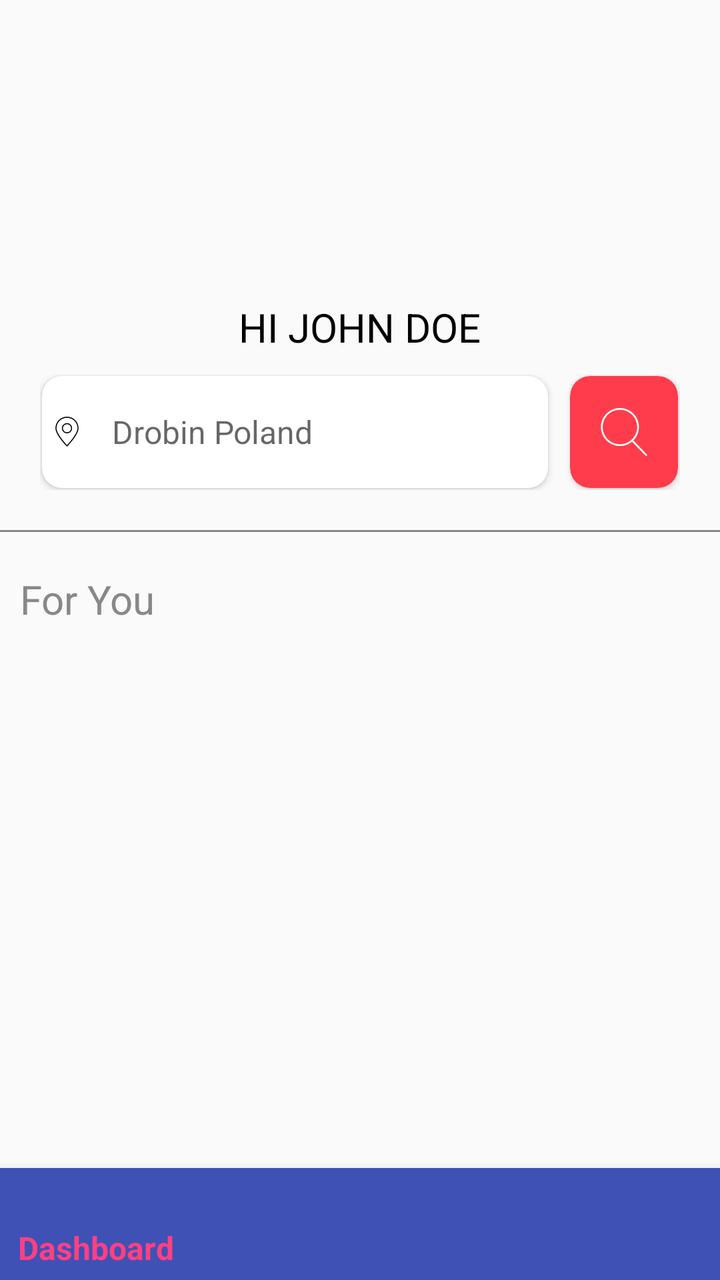
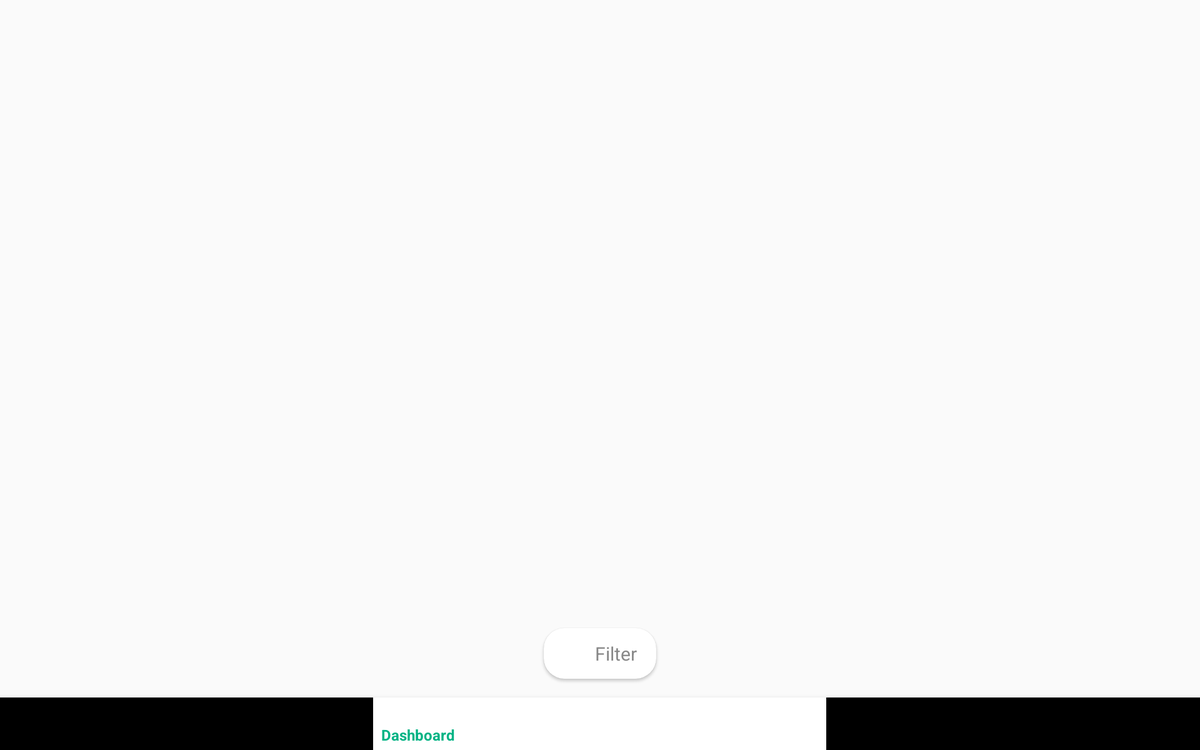

Two renders of one Android screen. The first uses the default layout on a phone; the second uses the alternative layout the repository ships for a different screen configuration, on a matching device. The two XML files are below.
<!-- AndroidManifest.xml: application theme AppTheme -->
<!-- res/layout/activity_dashboard.xml -->
<?xml version="1.0" encoding="utf-8"?>
<RelativeLayout xmlns:android="http://schemas.android.com/apk/res/android"
    android:layout_width="match_parent"
    android:layout_height="match_parent"
    xmlns:card_view="http://schemas.android.com/apk/res-auto"
    xmlns:app="http://schemas.android.com/apk/res-auto"
    xmlns:tools="http://schemas.android.com/tools">

    <ImageView
        android:id="@+id/img_profile"
        android:layout_marginTop="60dp"
        android:layout_width="80dp"
        android:layout_height="80dp"
        android:layout_centerHorizontal="true"/>

    <TextView
        android:id="@+id/tv_name"
        android:layout_marginTop="10dp"
        android:layout_centerHorizontal="true"
        android:layout_below="@+id/img_profile"
        android:layout_width="wrap_content"
        android:layout_height="wrap_content"
        android:text="Hi John Doe"
        android:textAllCaps="true"
        android:textColor="@color/colorBlack"
        android:textSize="20sp"/>

    <RelativeLayout
        android:id="@+id/RRSearch"
        android:layout_marginTop="10dp"
        android:layout_below="@+id/tv_name"
        android:layout_width="match_parent"
        android:layout_height="58dp"
        android:layout_marginLeft="20dp"
        android:layout_marginRight="20dp">

        <android.support.v7.widget.CardView
            android:layout_margin="1dp"
            android:id="@+id/card_view_search"
            android:layout_width="54dp"
            android:layout_height="match_parent"
            android:layout_alignParentRight="true"
            android:elevation="3dp"
            card_view:cardCornerRadius="10dp"
            card_view:cardBackgroundColor="@color/colorRed"
            card_view:contentPadding="15dp">

            <ImageView
                android:src="@drawable/ic_search_dashboard"
                android:layout_width="match_parent"
                android:layout_height="match_parent" />

        </android.support.v7.widget.CardView>


        <android.support.v7.widget.CardView
            android:layout_marginTop="1dp"
            android:layout_marginBottom="1dp"
            android:layout_marginLeft="1dp"
            android:layout_marginRight="10dp"
            android:layout_toLeftOf="@+id/card_view_search"
            android:layout_width="match_parent"
            android:layout_height="match_parent"
            android:elevation="3dp"
            card_view:cardCornerRadius="10dp"
            >

            <RelativeLayout
                android:layout_width="match_parent"
                android:layout_height="match_parent">

                <EditText
                    android:id="@+id/edt_search"
                    android:background="@android:color/transparent"
                    android:hint="Drobin Poland"
                    android:paddingLeft="35dp"
                    android:layout_width="match_parent"
                    android:layout_height="match_parent" />

                <ImageView
                    android:layout_marginLeft="5dp"
                    android:src="@drawable/ic_blank_map_pointer_dashbord"
                    android:layout_centerVertical="true"
                    android:layout_width="15dp"
                    android:layout_height="15dp" />

            </RelativeLayout>

        </android.support.v7.widget.CardView>
    </RelativeLayout>



    <View
        android:id="@+id/view_horizontal_line"
        android:layout_marginTop="20dp"
        android:layout_below="@+id/RRSearch"
        android:layout_width="match_parent"
        android:layout_height="1dp"
        android:background="@color/colorGray"/>


    <TextView
        android:layout_marginLeft="10dp"
        android:layout_marginTop="20dp"
        android:layout_below="@+id/view_horizontal_line"
        android:text="For You"
        android:textColor="@color/colorGray"
        android:textSize="20sp"
        android:layout_width="wrap_content"
        android:layout_height="wrap_content" />


    <android.support.design.widget.BottomNavigationView
        android:id="@+id/navigation"
        android:layout_width="match_parent"
        android:layout_height="56dp"
        android:layout_gravity="start"
        app:menu="@menu/dashboard_navigation_items"
        tools:layout_editor_absoluteY="0dp"
        tools:layout_editor_absoluteX="8dp"
        android:layout_alignParentBottom="true"
        app:layout_scrollFlags="scroll|enterAlways|snap"
        app:itemBackground="@color/colorPrimary"
        app:itemIconTint="@color/colorAccent"
        app:itemTextColor="@color/colorAccent"
        />

</RelativeLayout>
<!-- resources referenced by this layout -->
<resources>
  <color name="colorAccent">#FF4081</color>
  <color name="colorBlack">#000000</color>
  <color name="colorGray">#ff888888</color>
  <color name="colorPrimary">#3F51B5</color>
  <color name="colorRed">#ffFF3C4B</color>
  <!-- drawable ic_blank_map_pointer_dashbord (drawable) -->
  <vector android:height="24dp" android:viewportHeight="325.469"
      android:viewportWidth="325.469" android:width="24dp" xmlns:android="http://schemas.android.com/apk/res/android">
      <path android:fillColor="#030303" android:pathData="M162.7,325.5l-13.3,-14.1c-18.7,-19.9 -112.3,-122.6 -112.3,-185.8C37.2,56.3 93.5,0 162.7,0c69.2,0 125.5,56.3 125.5,125.5c0,64.6 -100.8,173.6 -112.3,185.8L162.7,325.5zM162.7,11.7c-62.8,0 -113.8,51.1 -113.8,113.8c0,60.1 97.9,165.9 109.1,177.8l4.8,5.1l4.8,-5.1c40.5,-43.1 109.1,-129 109.1,-177.8C276.6,62.8 225.5,11.7 162.7,11.7z"/>
      <path android:fillColor="#030303" android:pathData="M162.7,180.9c-30.5,0 -55.4,-24.8 -55.4,-55.4c0,-30.5 24.8,-55.4 55.4,-55.4c30.5,0 55.4,24.8 55.4,55.4C218.1,156.1 193.3,180.9 162.7,180.9zM162.7,81.9c-24.1,0 -43.7,19.6 -43.7,43.7c0,24.1 19.6,43.7 43.7,43.7c24.1,0 43.7,-19.6 43.7,-43.7C206.4,101.4 186.8,81.9 162.7,81.9z"/>
  </vector>
  <!-- drawable ic_search_dashboard (drawable) -->
  <vector android:height="24dp" android:viewportHeight="52.966"
      android:viewportWidth="52.966" android:width="24dp" xmlns:android="http://schemas.android.com/apk/res/android">
      <path android:fillColor="#FFffffff" android:pathData="M51.7,51.27L36.85,35.82c3.79,-3.8 6.14,-9.04 6.14,-14.82c0,-11.58 -9.42,-21 -21,-21s-21,9.42 -21,21s9.42,21 21,21c5.08,0 9.75,-1.82 13.38,-4.83l14.9,15.49c0.2,0.2 0.46,0.31 0.72,0.31c0.25,0 0.5,-0.09 0.69,-0.28C52.07,52.3 52.09,51.67 51.7,51.27zM21.98,40c-10.48,0 -19,-8.52 -19,-19s8.52,-19 19,-19s19,8.52 19,19S32.46,40 21.98,40z"/>
  </vector>
  <style name="AppTheme" parent="Theme.AppCompat.Light.NoActionBar">
          
          <item name="colorPrimary">@color/colorPrimary</item>
          <item name="colorPrimaryDark">@color/colorPrimaryDark</item>
          <item name="colorAccent">@color/colorAccent</item>
          <item name="android:textSize">@dimen/edit_text_size</item>
          <item name="android:windowTranslucentStatus">true</item>
          
      </style>
  <color name="colorPrimaryDark">#303F9F</color>
  <dimen name="edit_text_size">16sp</dimen>
</resources>
<!-- res/layout-sw640dp/activity_dashboard.xml (the author's variant of the layout above) -->
<!-- drawn on a large tablet held sideways -->
<?xml version="1.0" encoding="utf-8"?>
<RelativeLayout xmlns:android="http://schemas.android.com/apk/res/android"
    android:layout_width="match_parent"
    android:layout_height="match_parent"
    xmlns:app="http://schemas.android.com/apk/res-auto"
    xmlns:tools="http://schemas.android.com/tools"
    xmlns:card_view="http://schemas.android.com/apk/res-auto">


    <android.support.design.widget.BottomNavigationView
        android:id="@+id/navigation"
        android:layout_width="match_parent"
        android:layout_height="56dp"
        android:layout_gravity="start"
        app:menu="@menu/dashboard_navigation_items"
        tools:layout_editor_absoluteY="0dp"
        tools:layout_editor_absoluteX="8dp"
        android:layout_alignParentBottom="true"
        app:layout_scrollFlags="scroll|enterAlways|snap"
        app:itemBackground="@color/colorWhite"
        app:itemIconTint="@color/colorGray"
        app:itemTextColor="@color/colorGreen"
        />


    <android.support.v7.widget.RecyclerView
        android:id="@+id/rcv_dashboard"
        android:layout_marginTop="25dp"
        android:layout_above="@+id/navigation"
        android:layout_width="match_parent"
        android:layout_height="match_parent"></android.support.v7.widget.RecyclerView>




    <android.support.v7.widget.CardView
        android:id="@+id/card_view_filter"
        android:layout_above="@+id/navigation"
        android:layout_marginBottom="20dp"
        android:layout_centerHorizontal="true"
        android:layout_width="120dp"
        android:layout_height="54dp"
        android:background="@color/colorWhite"
        android:elevation="3dp"
        card_view:cardCornerRadius="22dp"
        >


        <LinearLayout
            android:padding="5dp"
            android:layout_width="match_parent"
            android:layout_height="match_parent"
            android:orientation="horizontal"
            android:gravity="center"
            >


            <ImageView
                android:layout_width="24dp"
                android:layout_height="24dp"
                android:src="@drawable/ic_filter_controls_dashboard"/>

            <TextView
                android:layout_marginLeft="10dp"
                android:layout_width="wrap_content"
                android:layout_height="wrap_content"
                android:text="@string/filter"
                android:textSize="20sp"
                android:textColor="@color/colorGray"/>


        </LinearLayout>


    </android.support.v7.widget.CardView>

</RelativeLayout>
<!-- resources referenced by the variant -->
<!-- as a large tablet held sideways resolves them -->
<resources>
  <color name="colorGray">#ff888888</color>
  <color name="colorGreen">#00B384</color>
  <color name="colorWhite">#FFFFFF</color>
  <string name="filter">Filter</string>
  <style name="AppTheme" parent="Theme.AppCompat.Light.NoActionBar">
          
          <item name="colorPrimary">@color/colorPrimary</item>
          <item name="colorPrimaryDark">@color/colorPrimaryDark</item>
          <item name="colorAccent">@color/colorAccent</item>
          <item name="android:textSize">@dimen/edit_text_size</item>
          <item name="android:windowTranslucentStatus">true</item>
          
      </style>
  <color name="colorPrimary">#3F51B5</color>
  <color name="colorPrimaryDark">#303F9F</color>
  <color name="colorAccent">#FF4081</color>
  <dimen name="edit_text_size">16sp</dimen>
</resources>
